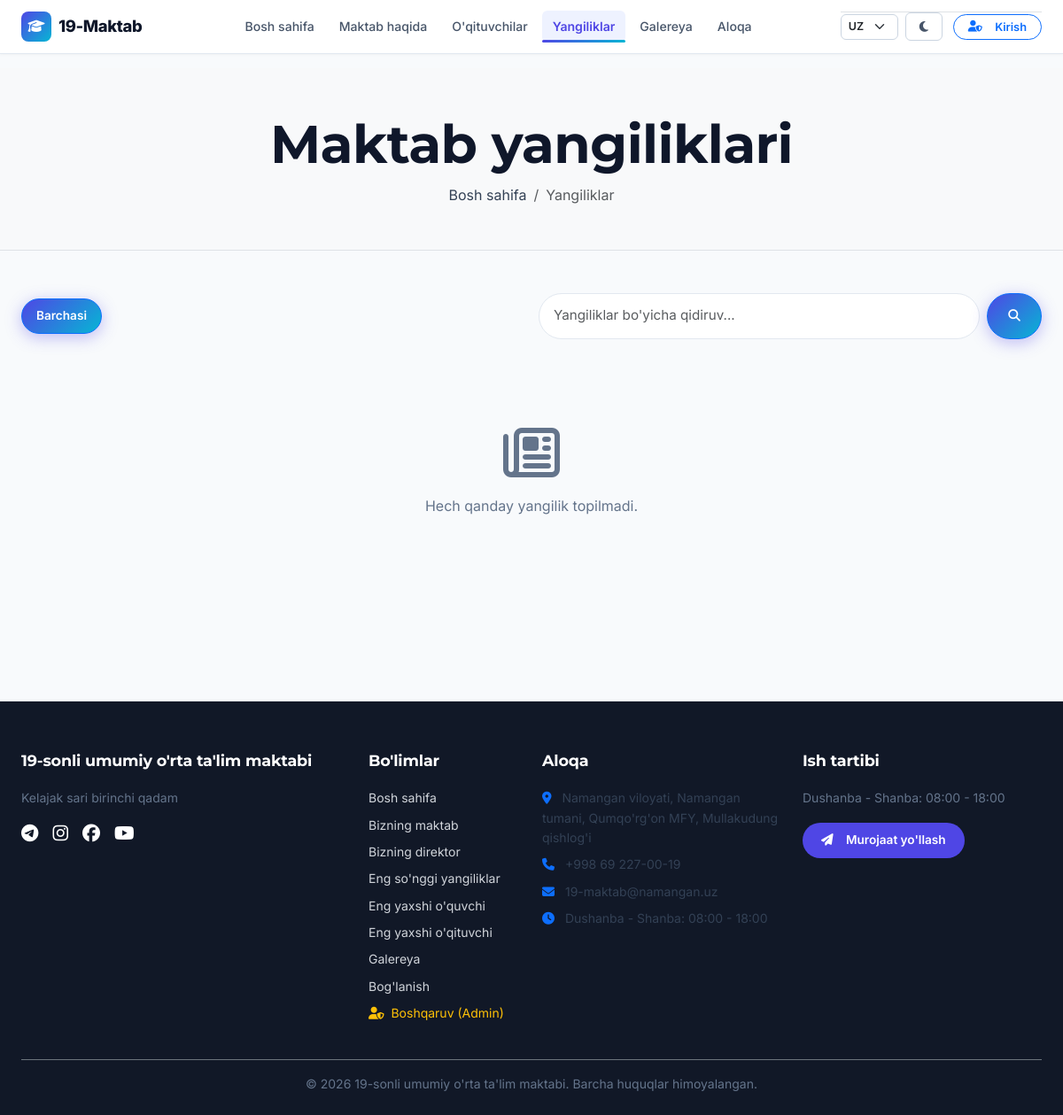
Before: /news/ with the older database file.
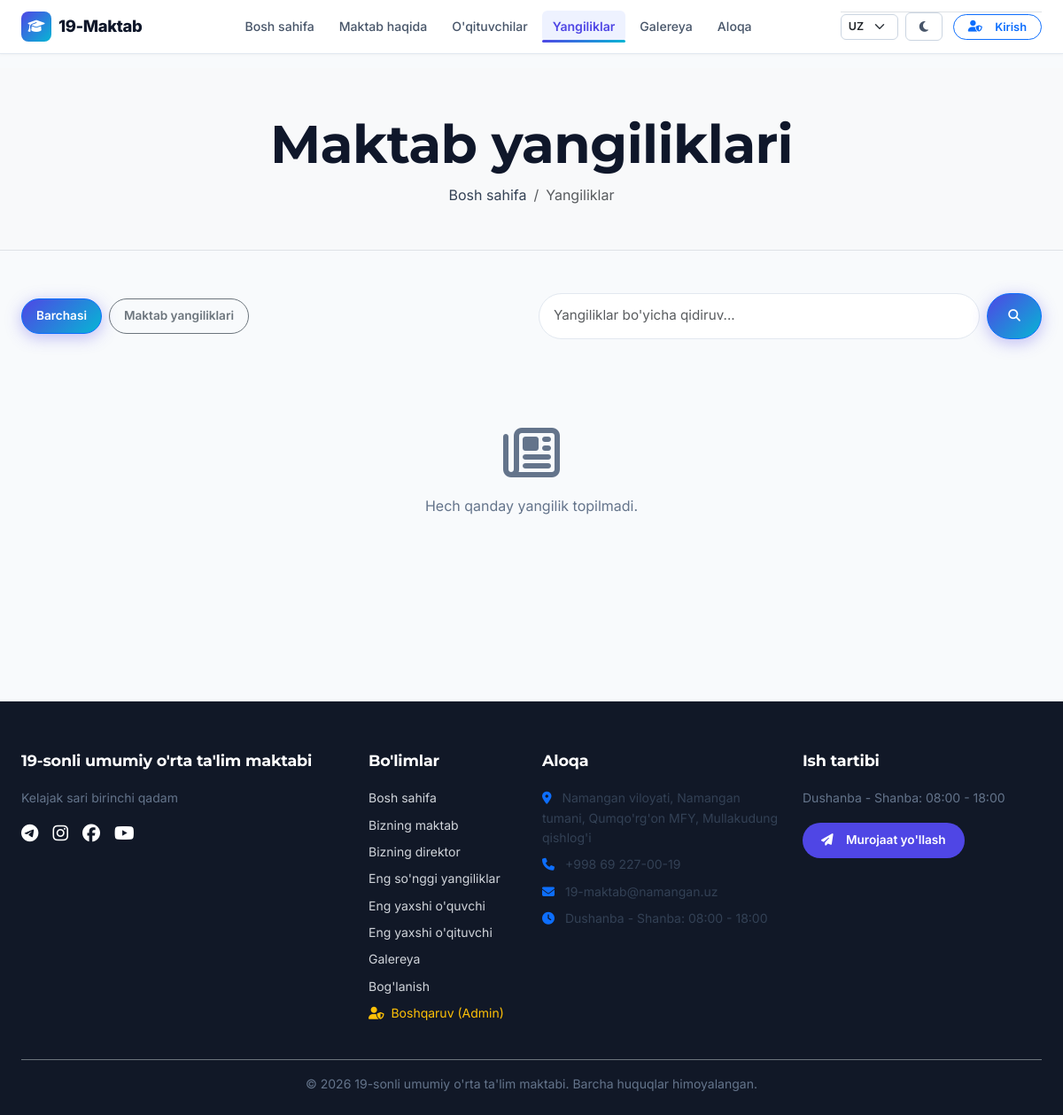
After: the same page with the newer database file.
### apps/news/models.py (models this page shows, shortened)
class NewsCategory(models.Model):
    name = models.CharField(max_length=100, verbose_name="Kategoriya nomi (UZ)")
    name_ru = models.CharField(max_length=100, blank=True, verbose_name="Kategoriya nomi (RU)")
    name_en = models.CharField(max_length=100, blank=True, verbose_name="Kategoriya nomi (EN)")
    slug = models.SlugField(unique=True, verbose_name="Slug")
    color = models.CharField(max_length=7, default='#4F46E5', verbose_name="Rang kodi")
    class Meta:
        verbose_name = 'Yangilik toifasi'
        verbose_name_plural = 'Yangilik toifalari'
        ordering = ['name']
    @property
    def localized_name(self):
        lang = get_language() or 'uz'
        if lang.startswith('ru') and self.name_ru:
            return self.name_ru
        if lang.startswith('en') and self.name_en:
            return self.name_en
        return self.name

### apps/news/views.py (the view, shortened to what this page needs)
# urls.py: path('', views.news_list_view, name='list'),
def news_list_view(request):
    queryset = News.objects.filter(status='published').select_related('category')
    category_slug = request.GET.get('category')
    selected_category = None
    if category_slug:
        selected_category = get_object_or_404(NewsCategory, slug=category_slug)
        queryset = queryset.filter(category=selected_category)
    query = request.GET.get('q', '').strip()
    paginator = Paginator(queryset, 6)
    page_number = request.GET.get('page')
    page_obj = paginator.get_page(page_number)
    categories = NewsCategory.objects.all()
    context = {
        'page_obj': page_obj,
        'categories': categories,
        'selected_category': selected_category,
        'query': query,
    }
    return render(request, 'news/news_list.html', context)

### apps/core/context_processors.py (called while the page is built)
def site_settings(request):
    settings_obj = SiteSettings.objects.first()
    return {
        'site_settings': settings_obj,
    }

### apps/core/models.py (called while the page is built)
    @property
    def localized_name(self):
        lang = get_language() or 'uz'
        if lang.startswith('ru') and self.school_name_ru:
            return self.school_name_ru
        if lang.startswith('en') and self.school_name_en:
            return self.school_name_en
        return self.school_name

    @property
    def localized_tagline(self):
        lang = get_language() or 'uz'
        if lang.startswith('ru') and self.tagline_ru:
            return self.tagline_ru
        if lang.startswith('en') and self.tagline_en:
            return self.tagline_en
        return self.tagline

    @property
    def localized_address(self):
        lang = get_language() or 'uz'
        if lang.startswith('ru') and self.address_ru:
            return self.address_ru
        if lang.startswith('en') and self.address_en:
            return self.address_en
        return self.address

### templates/news/news_list.html (shortened to what the changed rows need)
{% extends 'base.html' %}
{% load i18n static %}
{% block content %}
<div class="bg-light py-5 border-bottom">
    <div class="container text-center">
        <h1 class="fw-bold mb-2">{% trans "Maktab yangiliklari" %}</h1>
    </div>
</div>
<section class="py-5">
    <div class="container">
        <div class="row g-3 mb-5 align-items-center">
            <div class="col-lg-6">
                <div class="d-flex flex-wrap gap-2">
                    <a href="{% url 'news:list' %}" class="btn {% if not selected_category %}btn-primary{% else %}btn-outline-secondary{% endif %} btn-sm rounded-pill px-3">
                        {% trans "Barchasi" %}
                    </a>
                    {% for cat in categories %}
                        <a href="{% url 'news:list' %}?category={{ cat.slug }}" class="btn {% if selected_category == cat %}btn-primary{% else %}btn-outline-secondary{% endif %} btn-sm rounded-pill px-3">
                            {{ cat.localized_name }}
                        </a>
                    {% endfor %}
                </div>
            </div>
        </div>
    </div>
</section>
{% endblock %}

Changed rows visible on the page:
added NewsCategory: localized_name "Maktab yangiliklari"
